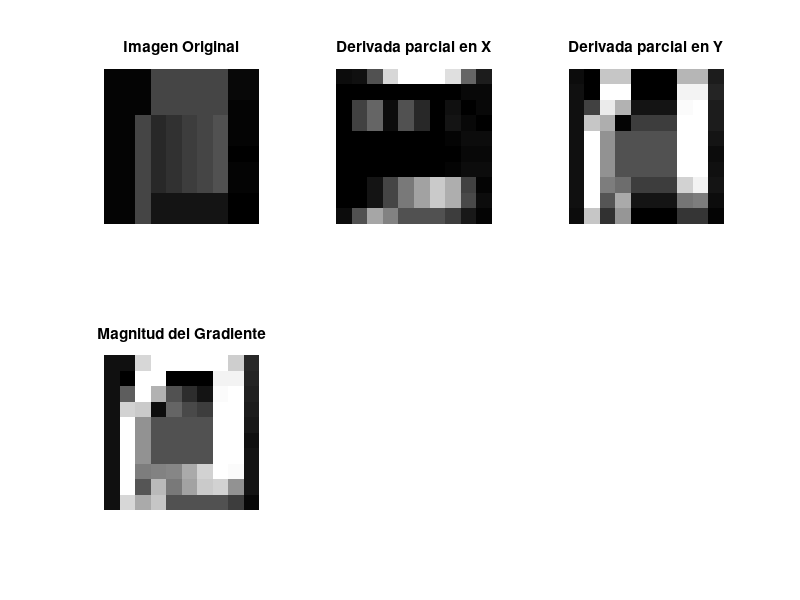

MATLAB code for this plot:
clear all;
close all;

%Matriz que representa la imágen en escala de grises (presentada en clase)
A = [ 
    4 4 4 70 70 70 70 70 10 10;
    4 4 4 70 70 70 70 70 10 10;
    4 4 4 70 70 70 70 70 7 7;
    4 4 70 40 50 60 70 80 7 7;
    4 4 70 40 50 60 70 80 7 7;
    4 4 70 40 50 60 70 80 2 2;
    4 4 70 40 50 60 70 80 4 4;
    4 4 70 40 50 60 70 80 7 7;
    4 4 70 20 20 20 20 20 2 2;
    4 4 70 20 20 20 20 20 2 2
];

% Derivadas parciales usando
% Derivada parcial en X
Wx = [ -1 -2 -1; 0 0 0; 1 2 1 ];
% Derivada parcial en Y
Wy = [ -1 0 1; -2 0 2; -1 0 1 ];

% Se calculan las derivadas parciales
Gx = conv2(double(A), Wx, 'same');
Gxx = imfilter(A,Wx); %Otra manera
Gy = conv2(double(A), Wy, 'same');
Gyy = imfilter(A,Wy); %Otra manera

% Se calcula la magnitud del gradiente
Gmag = sqrt(Gx.^2 + Gy.^2);
Gmagg = sqrt(Gxx.^2 + Gyy.^2);

% Se muestran los resultados
figure;
subplot(2,3,1);imshow(uint8(A)); title('Imagen Original');
subplot(2,3,2);imshow(uint8(abs(Gx))); title('Derivada parcial en X');
subplot(2,3,3);imshow(uint8(abs(Gy))); title('Derivada parcial en Y');
subplot(2,3,4);imshow(uint8(Gmag)); title('Magnitud del Gradiente');

%figure;
%subplot(2,3,1);imshow(uint8(A)); title('Imagen Original');
%subplot(2,3,2);imshow(uint8(abs(Gxx))); title('Derivada parcial en X');
%subplot(2,3,3);imshow(uint8(abs(Gyy))); title('Derivada parcial en Y');
%subplot(2,3,4);imshow(uint8(Gmagg)); title('Magnitud del Gradiente');